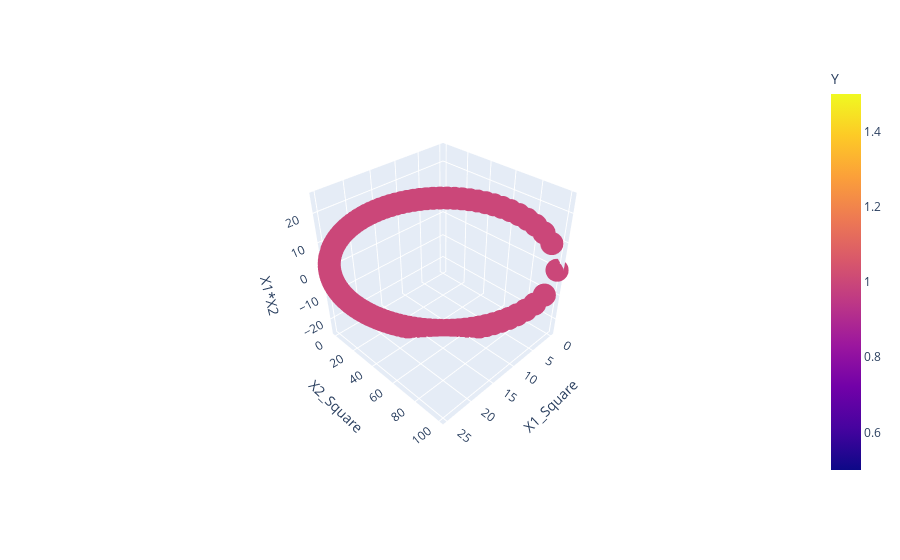

Source (notebook cell):
### Code cell
import plotly.express as px
import plotly.express as px
fig = px.scatter_3d(df, x='X1_Square', y='X2_Square', z='X1*X2',
              color='Y')
fig.show()
plt.show()

### Figure 1 — Plotly figure (JSON) as saved in the notebook; plotly's stock layout.template omitted (floating-point values rounded to 4 significant figures; data arrays with more than 128 entries replaced by an {"elided": "..."} marker saying what was removed)
{"data": [{"hovertemplate": "X1_Square=%{x}<br>X2_Square=%{y}<br>X1*X2=%{z}<br>Y=%{marker.color}<extra></extra>", "legendgroup": "", "marker": {"color": {"elided": "200 int values"}, "coloraxis": "coloraxis", "symbol": "circle"}, "mode": "markers", "name": "", "scene": "scene", "showlegend": false, "type": "scatter3d", "x": {"elided": "200 float values"}, "y": {"elided": "200 float values"}, "z": {"elided": "200 float values"}}], "layout": {"autosize": true, "coloraxis": {"colorbar": {"title": {"text": "Y"}}, "colorscale": [[0, "#0d0887"], [0.1111, "#46039f"], [0.2222, "#7201a8"], [0.3333, "#9c179e"], [0.4444, "#bd3786"], [0.5556, "#d8576b"], [0.6667, "#ed7953"], [0.7778, "#fb9f3a"], [0.8889, "#fdca26"], [1, "#f0f921"]]}, "legend": {"tracegroupgap": 0}, "margin": {"t": 60}, "scene": {"aspectmode": "auto", "aspectratio": {"x": 1, "y": 1, "z": 1}, "camera": {"center": {"x": 0, "y": 0, "z": 0}, "eye": {"x": 1.714, "y": 1.714, "z": 1.714}, "projection": {"type": "perspective"}, "up": {"x": 0, "y": 0, "z": 1}}, "domain": {"x": [0, 1], "y": [0, 1]}, "xaxis": {"title": {"text": "X1_Square"}, "type": "linear"}, "yaxis": {"title": {"text": "X2_Square"}, "type": "linear"}, "zaxis": {"title": {"text": "X1*X2"}, "type": "linear"}}}}
